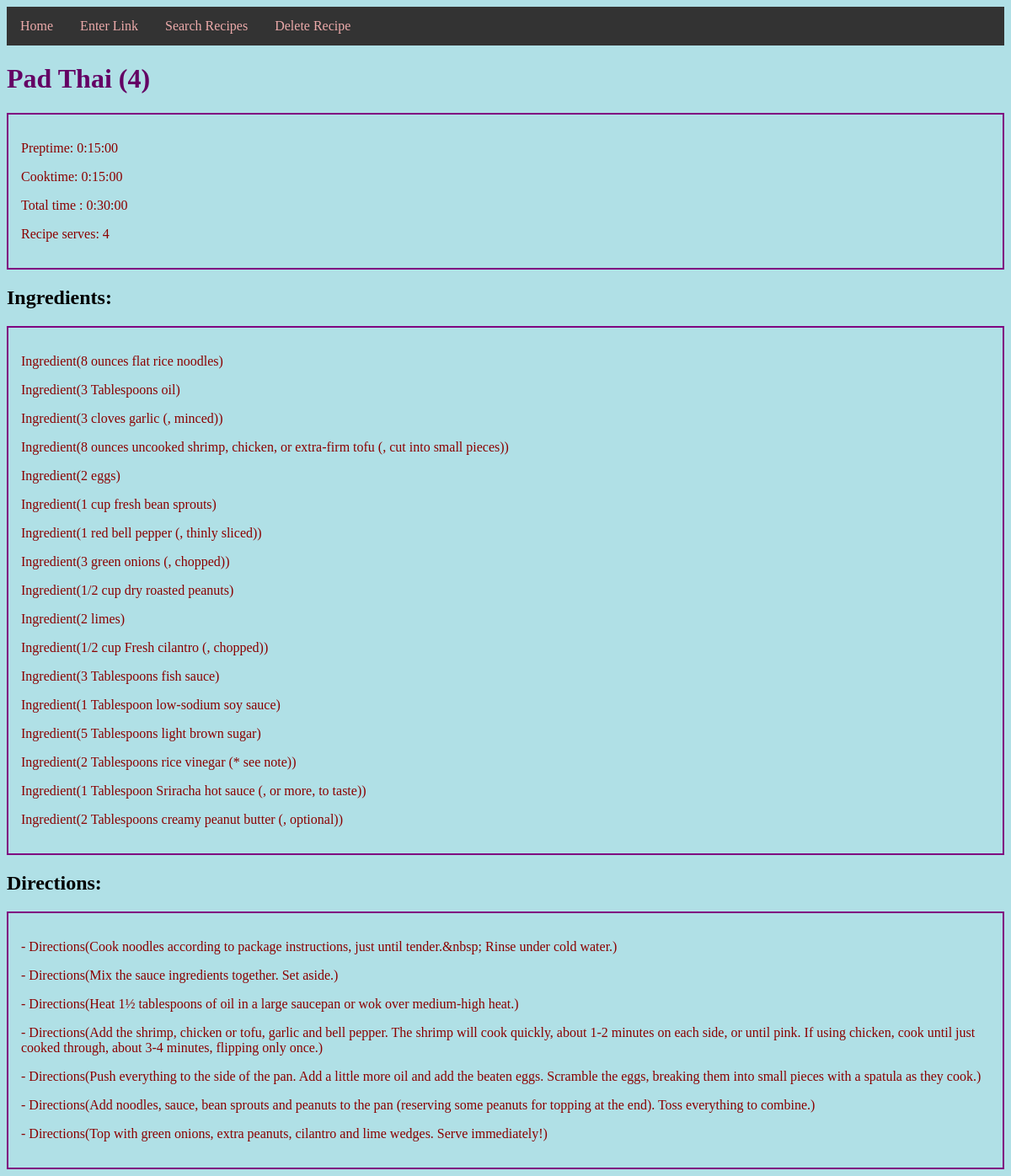
Page /showrecipe/4 on the committed database.
### recipeapp/models.py (models this page shows, shortened)
class Recipe(db.Model):
    __tablename__ = 'recipes'
    id = db.Column(db.Integer, primary_key=True)
    title = db.Column(db.String(), nullable = False)
    source = db.Column(db.String())
    preptime = db.Column(db.Interval())
    cooktime = db.Column(db.Interval())
    totaltime = db.Column(db.Interval())
    serves = db.Column(db.String(30))
    directions = db.relationship('Directions', backref = 'recipe', cascade="all, delete-orphan")
    ingredients = db.relationship('Ingredient', backref = 'recipe', cascade="all, delete-orphan")

class Ingredient(db.Model):
    __tablename__ = 'ingredients'
    id = db.Column(db.Integer, primary_key=True)
    line = db.Column(db.String())
    recipe_id = db.Column(db.Integer, db.ForeignKey('recipes.id'))
    def __repr__(self):
        return f'Ingredient({self.line})'

class Directions(db.Model):
    __tablename__ = 'directions'
    id = db.Column(db.Integer, primary_key=True)
    line = db.Column(db.String())
    recipe_id = db.Column(db.Integer, db.ForeignKey('recipes.id'))
    def __repr__(self):
        return f'Directions({self.line})'

### recipeapp/routes.py (the view)
@app.route('/showrecipe/<id>', methods=['POST', 'GET'])
def showrecipe(id):
    recipe_id = id
    recipe = Recipe.query.get(recipe_id)
    return render_template('showrecipe.html', recipe=recipe)

### recipeapp/templates/showrecipe.html
{% extends 'layout.html' %}
{% block content %}
    <h1>{{ recipe.title }} ({{ recipe.id }})</h1>
      <div class=container>
        <p>Preptime:  {{ recipe.preptime }}</p>
        <p>Cooktime:  {{ recipe.cooktime }}</p>
        <p>Total time : {{ recipe.totaltime }}</p>
        <p>Recipe serves:  {{ recipe.serves }}</p>
      </div>
    <h2>Ingredients:</h2>
      <div class=container>
        {% for line in recipe.ingredients %}
          <p> {{ line }}</p>
        {% endfor %}
      </div>
    <h2>Directions:</h2>
      <div class=container>
        {% for line in recipe.directions %}
          <p>-  {{ line }}</p>
        {% endfor %}
      </div>
{% endblock content %}

### recipeapp/static/css/main.css (style rules this page uses)
body { background-color: powderblue; }
h1 { color: rgb(100, 1, 100); }
p { color: darkred; }
.container { border-style: solid; border-width: 2px; border-color: purple; padding: 15px; }

### rows in the picture
Recipe: title "Pad Thai", id "4", preptime "0:15:00", cooktime "0:15:00", totaltime "0:30:00", serves "4"
Ingredient: line "Ingredient(8 ounces flat rice noodles)"
Ingredient: line "Ingredient(3 Tablespoons oil)"
Ingredient: line "Ingredient(3 cloves garlic (, minced))"
Ingredient: line "Ingredient(8 ounces uncooked shrimp, chicken, or extra-firm tofu (, cut into small pieces))"
Ingredient: line "Ingredient(2 eggs)"
Ingredient: line "Ingredient(1 cup fresh bean sprouts)"
Ingredient: line "Ingredient(1 red bell pepper (, thinly sliced))"
Ingredient: line "Ingredient(3 green onions (, chopped))"
Ingredient: line "Ingredient(1/2 cup dry roasted peanuts)"
Ingredient: line "Ingredient(2 limes)"
Ingredient: line "Ingredient(1/2 cup Fresh cilantro (, chopped))"
Ingredient: line "Ingredient(3 Tablespoons fish sauce)"
Ingredient: line "Ingredient(1 Tablespoon low-sodium soy sauce)"
Ingredient: line "Ingredient(5 Tablespoons light brown sugar)"
Ingredient: line "Ingredient(2 Tablespoons rice vinegar (* see note))"
Ingredient: line "Ingredient(1 Tablespoon Sriracha hot sauce (, or more, to taste))"
Ingredient: line "Ingredient(2 Tablespoons creamy peanut butter (, optional))"
Directions: line "Directions(Cook noodles according to package instructions, just until tender.&nbsp; Rinse under cold water.)"
Directions: line "Directions(Mix the sauce ingredients together. Set aside.)"
Directions: line "Directions(Heat 1½ tablespoons of oil in a large saucepan or wok over medium-high heat.)"
Directions: line "Directions(Add the shrimp, chicken or tofu, garlic and bell pepper. The shrimp will cook quickly, about 1-2 minutes on each side, or until pink. If using chicken, cook until just cooked through, about 3-4 minutes, flipping only once.)"
Directions: line "Directions(Push everything to the side of the pan. Add a little more oil and add the beaten eggs. Scramble the eggs, breaking them into small pieces with a spatula as they cook.)"
Directions: line "Directions(Add noodles, sauce, bean sprouts and peanuts to the pan (reserving some peanuts for topping at the end). Toss everything to combine.)"
Directions: line "Directions(Top with green onions, extra peanuts, cilantro and lime wedges. Serve immediately!)"
